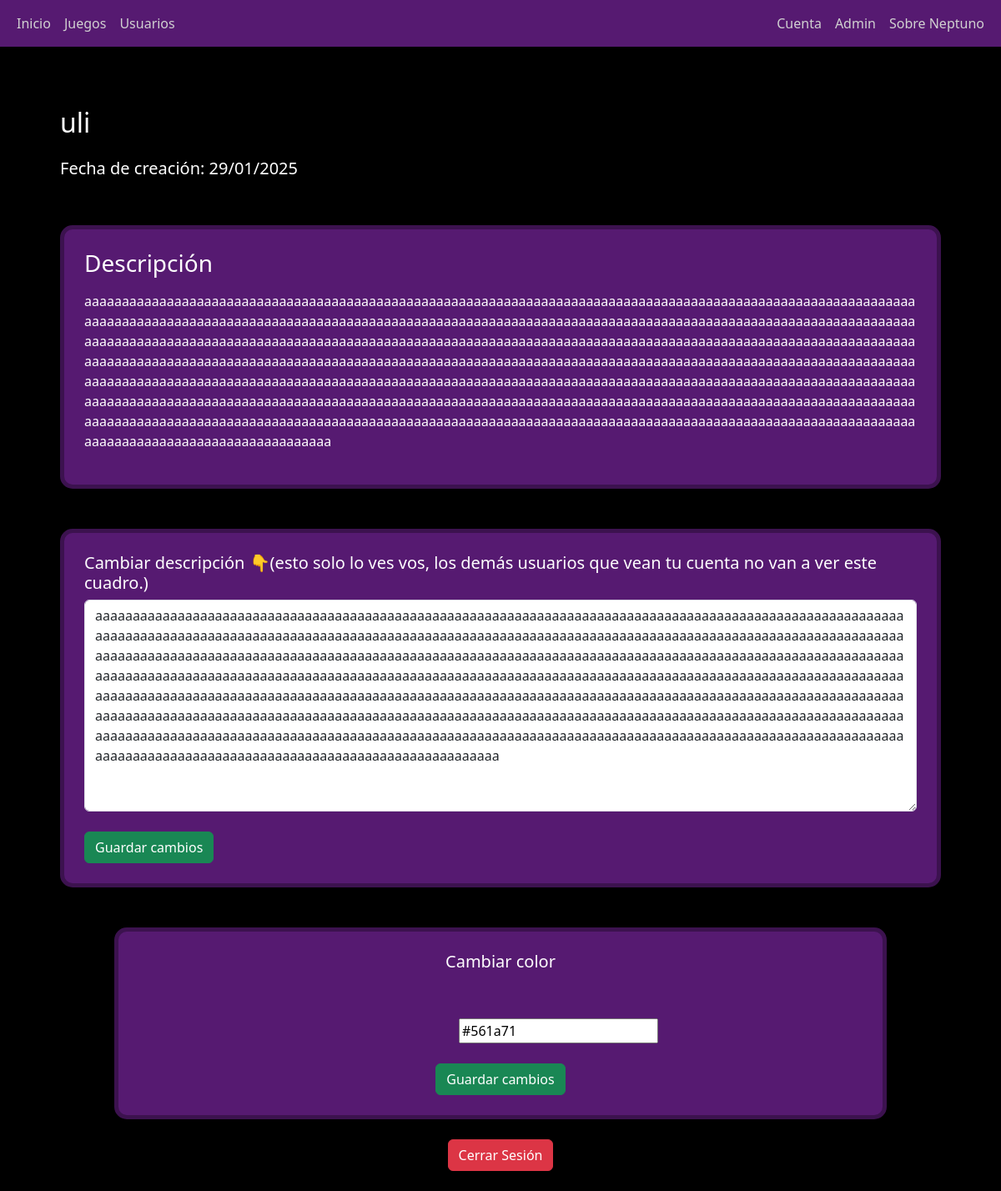
The page /account (signed in) on the database its author committed.
### app/models.py (models this page shows, shortened)
class CustomUser(AbstractUser):
    descripcion = models.TextField(blank=True, null=True)
    groups = models.ManyToManyField(Group, related_name='customuser_groups')
    user_permissions = models.ManyToManyField(Permission, related_name='customuser_permissions')
    color = ColorField(default='#313131', format='hex')

### app/views.py (the view)
# urls.py: path('account', views.edit_profile, name='account'),
def edit_profile(request):
    if request.method == 'POST':
        form = UserEditForm(request.POST, instance=request.user)
        if form.is_valid():
            form.save()
            return redirect('account')  # Redirige tras guardar los cambios
    else:
        form = UserEditForm(instance=request.user)
    if request.user.is_authenticated:
        user_color = request.user.color
    else:
        user_color = '#FF0000'  # Color predeterminado
    darker_color = darken_color(user_color, 0.3)
    return render(request, 'account.html', {'form': form, 'color': user_color, 'darker_color': darker_color})

### app/forms.py
class UserEditForm(forms.ModelForm):
    descripcion = forms.CharField(
        label="Descripción",
        required=False,
        widget=forms.Textarea(attrs={'class': 'form-control'})
    )
    color = ColorField(
        label="Color de perfil",
        required=False,
        widget=forms.TextInput(attrs={'type': 'color', 'class': 'form-control'})
    )
    class Meta:
        model = CustomUser
        fields = ['descripcion', 'color']

### app/views.py (called while the page is built)
def hex_to_rgb(hex_color):
    hex_color = hex_color.lstrip('#')
    return tuple(int(hex_color[i:i+2], 16) for i in (0, 2, 4))

def rgb_to_hex(r, g, b):
    return f'#{r:02x}{g:02x}{b:02x}'

def darken_color(hex_color, factor=0.2):
    r, g, b = hex_to_rgb(hex_color)
    r = max(int(r * (1 - factor)), 0)
    g = max(int(g * (1 - factor)), 0)
    b = max(int(b * (1 - factor)), 0)
    return rgb_to_hex(r, g, b)

### app/templates/account.html (shortened to what this page needs)
{% extends "base.html" %}
{%block navcolor%}{{color}}{%endblock%}
{% block content %}
<div class="container mt-5">
    <h2 class="mb-4">{{ request.user.username }}</h2>
    <h5>Fecha de creación: {{ request.user.date_joined|date:"d/m/Y" }}</h5>
</div>
    <div class="container mt-5">
        <div class="card p-4" style="background-color: {{color}}; border-color: {{darker_color}};">
            <h3 class="mb-3">Descripción </h3>
            {% if user.descripcion %}
                <p>{{ user.descripcion }}</p>
            {% else %}
                <p>El usuario no tiene descripción.</p>
            {% endif %}
        </div>
    </div>
<div class="container mt-5">
    <div class="card p-4" style="background-color: {{color}}; border-color: {{darker_color}};">
        <h5>Cambiar descripción 👇(esto solo lo ves vos, los demás usuarios que vean tu cuenta no van a ver este cuadro.)</h5>
        <form method="post">
            {{ form.descripcion }}
            <br>
            <button type="submit" class="btn btn-success">Guardar cambios</button>
        </form>
    </div>
    <div class="container mt-5">
        <center>
            <div class="card p-4" style="background-color: {{color}}; border-color: {{darker_color}};">
                <h5>Cambiar color</h5>
                <br><br>
                <form method="post">
                        <div class="color-input">
                        {{ form.color }}
                        </div>
                    <br>
                    <button type="submit" class="btn btn-success">Guardar cambios</button>
                </form>
            </div>
        </center>
<br>
<center >
    <form method="post" action="{% url 'logout' %}">
        <button type="submit" class="btn btn-danger">Cerrar Sesión</button>
    </form>
</center>
<br>
{% endblock %}

### app/static/styles.css (style rules this page uses)
body { background-color: #000000; color: white; }
.container { width: 90%; margin: auto; overflow: hidden; }
.color-input { width: 100px !important; }

### rows shown on the page
CustomUser: user.username "uli", user.date_joined "29/01/2025", descripcion "aaaaaaaaaaaaaaaaaaaaaaaaaaaaaaaaaaaaaaaaaaaaaaaaaaaaaaaaaaaaaaaaaaaaaaaaaaaaaaaaaaaaaaaaaaaaaaaaaaaaaaaaaaaaaaaaaaaaaaaaaaaaaaaaaaaaaaaaaaaaaaaaaaaaaaaaaaaaaaaaaaaaaaaaaaaaaaaaaaaaaaaaaaaaaaaaaaaaaaaaaaaaaaaaaaaaaaaaaaaaaaaaaaaaaaaaaaaaaaaaaaaaaaaaaaaaaaaaaaaaaaaaaaaaaaaaaaaaaaaaaaaaaaaaaaaaaaaaaaaaaaaaaaaaaaaaaaaaaaaaaaaaaaaaaaaaaaaaaaaaaaaaaaaaaaaaaaaaaaaaaaaaaaaaaaaaaaaaaaaaaaaaaaaaaaaaaaaaaaaaaaaaaaaaaaaaaaaaaaaaaaaaaaaaaaaaaaaaaaaaaaaaaaaaaaaaaaaaaaaaaaaaaaaaaaaaaaaaaaaaaaaaaaaaaaaaaaaaaaaaaaaaaaaaaaaaaaaaaaaaaaaaaaaaaaaaaaaaaaaaaaaaaaaaaaaaaaaaaaaaaaaaaaaaaaaaaaaaaaaaaaaaaaaaaaaaaaaaaaaaaaaaaaaaaaaaaaaaaaaaaaaaaaaaaaaaaaaaaaaaaaaaaaaaaaaaaaaaaaaaaaaaaaaaaaaaaaaaaaaaaaaaaaaaaaaaaaaaaaaa…", color "#561a71"
